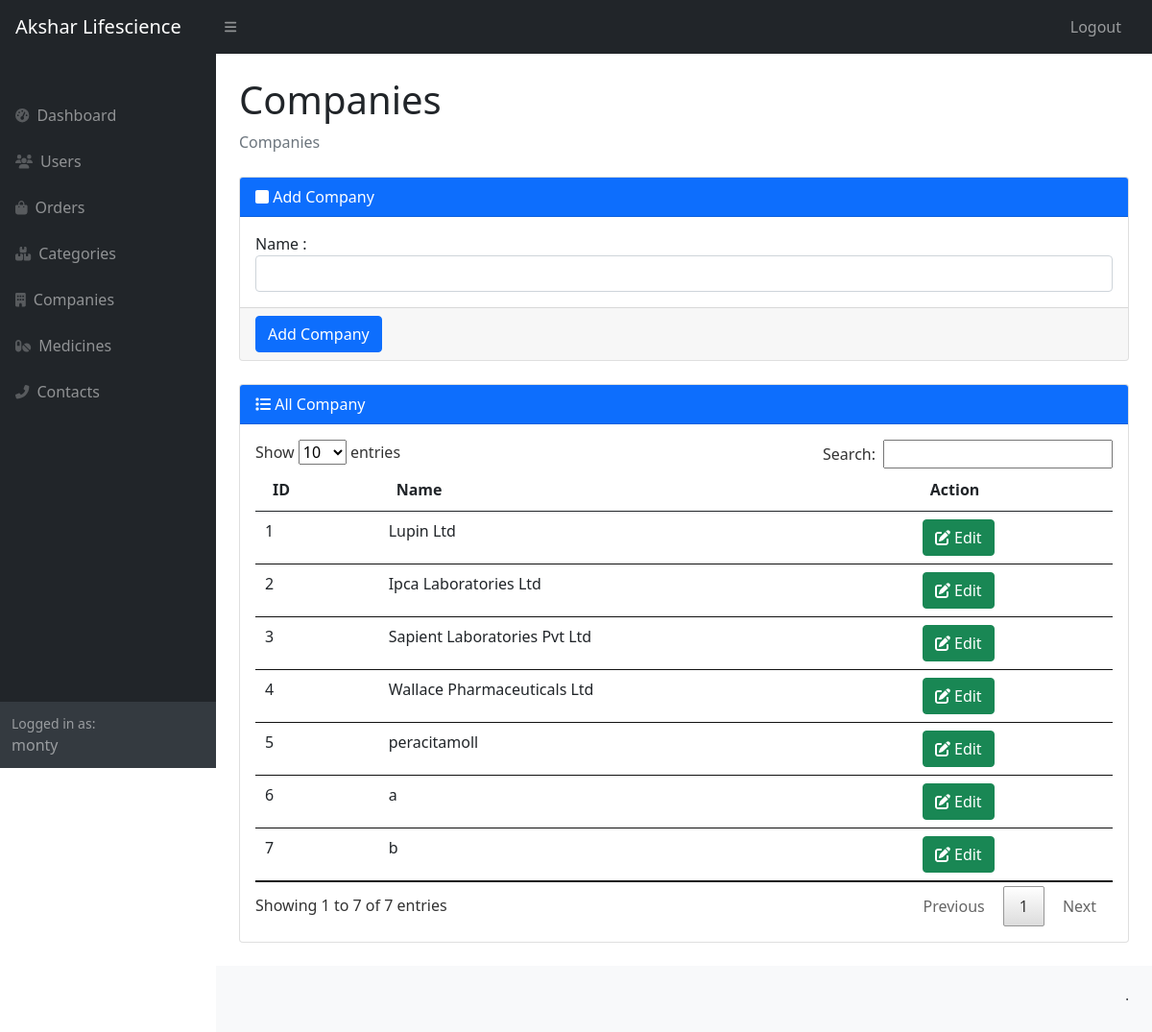
/admin/companies.php (signed in), run on the app's committed database.
### tables this page shows
CREATE TABLE IF NOT EXISTS `companies` (
  `cmp_id` int(11) NOT NULL AUTO_INCREMENT,
  `cmp_name` varchar(100) NOT NULL,
  `cmp_status` int(11) NOT NULL DEFAULT '1',
  PRIMARY KEY (`cmp_id`)
);

### admin/companies.php (the view, shortened to what this page needs)
<?php
include('config.php');
include('header.php');
?>
<main>
    <div class="container-fluid px-4">
        <h1 class="mt-4">Companies</h1>
        <ol class="breadcrumb mb-4">
            <?php
            if (isset($edit)) {
            ?>
                <li class="breadcrumb-item"><a href="companies.php">Companies</a></li>
                <li class="breadcrumb-item active">Edit</li>
            <?php
            } else {
            ?>
                <li class="breadcrumb-item active">Companies</li>
            <?php
            }
            ?>
        </ol>
        <div class="row">
            <div class="col-12">
                <?php
                if (isset($edit)) {
                ?>
                    <form action="" method="post">
                        <div class="card mb-4">
                            <div class="card-header bg-primary text-white">
                                <i class="fas fa-square"></i>
                                Update Company
                            </div>
                            <div class="card-body">
                                <div class="row">
                                    <div class="col-12 form-group">
                                        <label for="name">Name :</label>
                                        <input type="text" name="name" id="name" class="form-control" value="<?php echo $edit["cmp_name"]; ?>" required>
                                    </div>
                                </div>
                            </div>
                            <div class="card-footer">
                                <button type="submit" name="update" class="btn btn-primary">Update Company</button>
                            </div>
                        </div>
                    </form>
                <?php
                } else {
                ?>
                    <form action="companies.php" method="post">
                        <div class="card mb-4">
                            <div class="card-header bg-primary text-white">
                                <i class="fas fa-square"></i>
                                Add Company
                            </div>
                            <div class="card-body">
                                <div class="row">
                                    <div class="col-12 form-group">
                                        <label for="name">Name :</label>
                                        <input type="text" name="name" id="name" class="form-control" required>
                                    </div>
                                </div>
                            </div>
                            <div class="card-footer">
                                <button type="submit" name="create" class="btn btn-primary">Add Company</button>
                            </div>
                        </div>
                    </form>
                    <div class="card mb-4">
                        <div class="card-header bg-primary text-white">
                            <i class="fas fa-list"></i>
                            All Company
                        </div>
                        <div class="card-body">
                            <table id="companies" class="table">
                                <thead>
                                    <tr>
                                        <th>ID</th>
                                        <th>Name</th>
                                        <th>Action</th>
                                    </tr>
                                </thead>
                                <tbody>
                                    <?php
                                    $res = mysqli_query($con, "SELECT * FROM `companies`");
                                    while ($row = mysqli_fetch_assoc($res)) {
                                    ?>
                                        <tr>
                                            <td><?php echo $row["cmp_id"]; ?></td>
                                            <td><?php echo $row["cmp_name"]; ?></td>
                                            <td>
                                                <a href="companies.php?edit=<?php echo $row["cmp_id"]; ?>" class="btn btn-success"><i class="fa fa-edit"></i> Edit</a>
                                            </td>
                                        </tr>
                                    <?php
                                    }
                                    ?>
                                </tbody>
                            </table>
                        </div>
                    </div>
                <?php
                }
                ?>
            </div>
        </div>
    </div>
</main>
<?php include('footer.php') ?>

### data on the page
companies: cmp_id "1", cmp_name "Lupin Ltd"
companies: cmp_id "2", cmp_name "Ipca Laboratories Ltd"
companies: cmp_id "3", cmp_name "Sapient Laboratories Pvt Ltd"
companies: cmp_id "4", cmp_name "Wallace Pharmaceuticals Ltd"
companies: cmp_id "5", cmp_name "peracitamoll"
companies: cmp_id "6", cmp_name "a"
companies: cmp_id "7", cmp_name "b"

### other printed values
$_SESSION["admin_name"] "monty"
